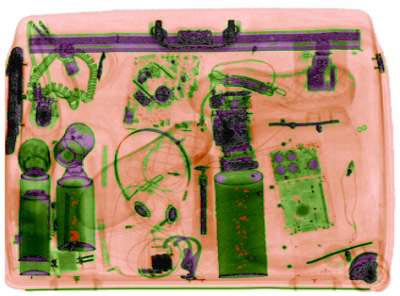
%> input picture añia.jpg, 400 x 296 px
$ octave aeropuerto.m   (GNU Octave 9; MATLAB toolbox functions it lacks are replaced by stand-ins)
%> lines starting %> are read from the running program, lines starting %| are printed output that depends on the picture
% Lee la imagen en escala de grises
grayImage = imread('C:\Users\USER 2022\OneDrive\Escritorio\PDI\añia.jpg');
%> grayImage is the input picture: size 296x400x3 uint8; mean R, G, B 173.9, 146.6, 116.1

% Verifica si la imagen es en escala de grises
if size(grayImage, 3) == 3
    grayImage = rgb2gray(grayImage);
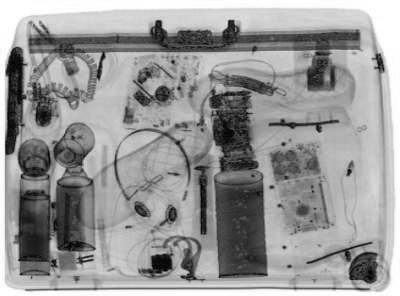
%> grayImage: size 296x400 uint8; min 0, max 255, mean 151.3
end

% Aplica la transformación de pseudocolor
% Puedes usar la función ind2rgb con un mapa de colores predefinido
colormapName = 'jet'; % Puedes cambiar a otros como 'hsv', 'hot', 'parula', etc.
coloredImage = ind2rgb(gray2ind(grayImage, 256), colormap(colormapName));
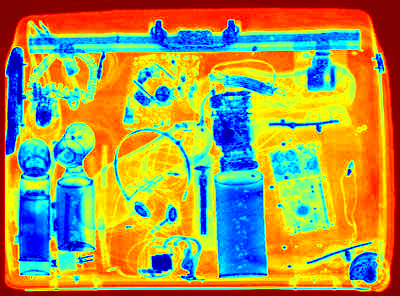
%> coloredImage: size 296x400x3 double; mean R, G, B 0.642, 0.596, 0.312

% Muestra la imagen original y la imagen con pseudocolor
figure;
subplot(1, 2, 1);
imshow(grayImage);
title('Imagen en Escala de Grises');

subplot(1, 2, 2);
imshow(coloredImage);
title(['Imagen con Pseudocolor (' colormapName ')']);

$ run again, with craneo2.jpg copied over añia.jpg
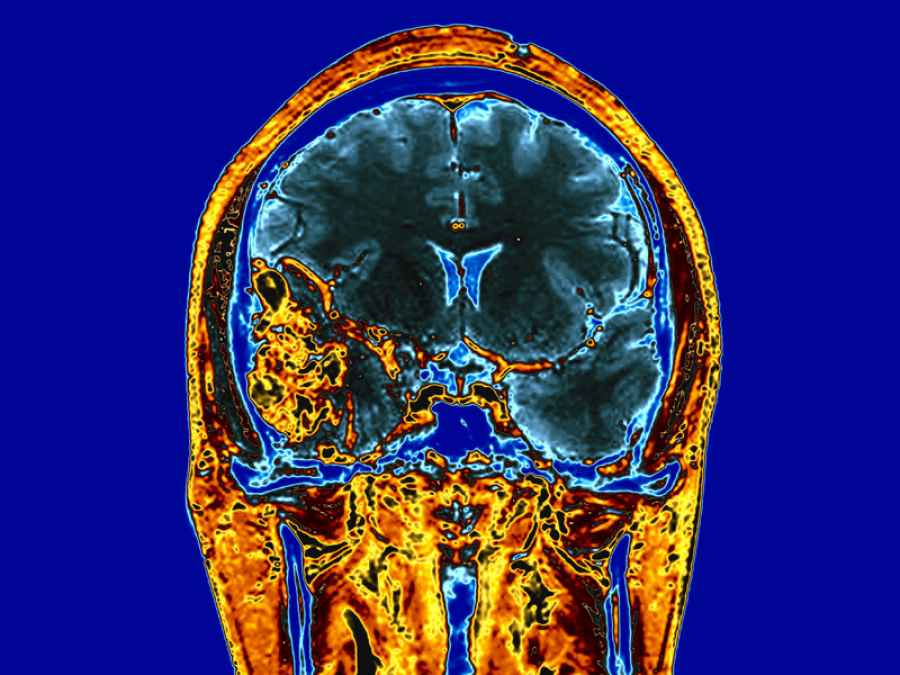
%> input picture craneo2.jpg, 900 x 675 px
%> grayImage is the input picture: size 675x900x3 uint8; mean R, G, B 49.6, 44.7, 110.4
%> `grayImage = rgb2gray(grayImage);`:
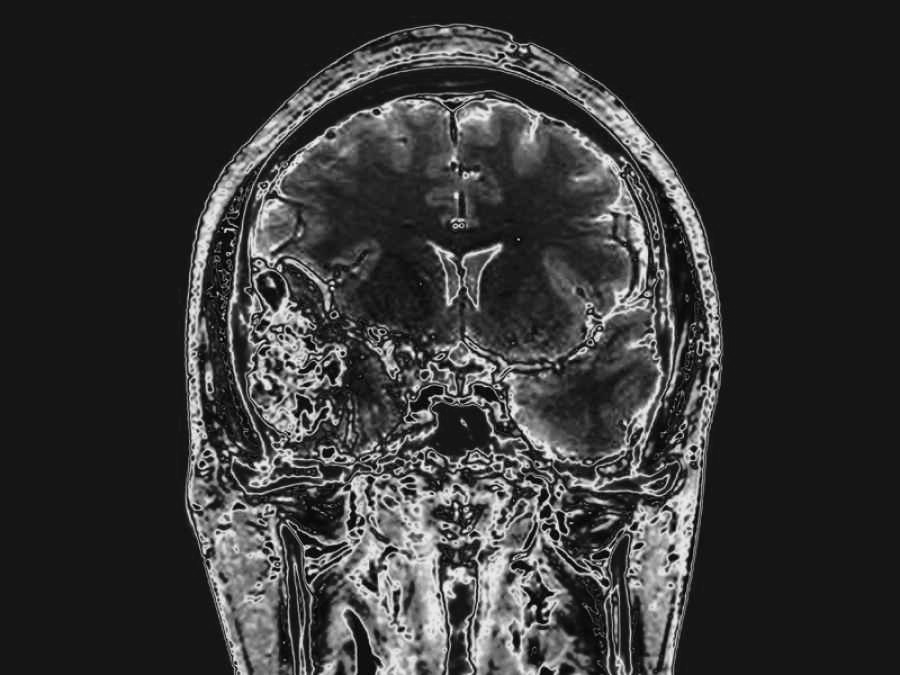
%> grayImage: size 675x900 uint8; min 0, max 248, mean 53.6
%> `coloredImage = ind2rgb(gray2ind(grayImage, 256), colormap(colormapName..`:
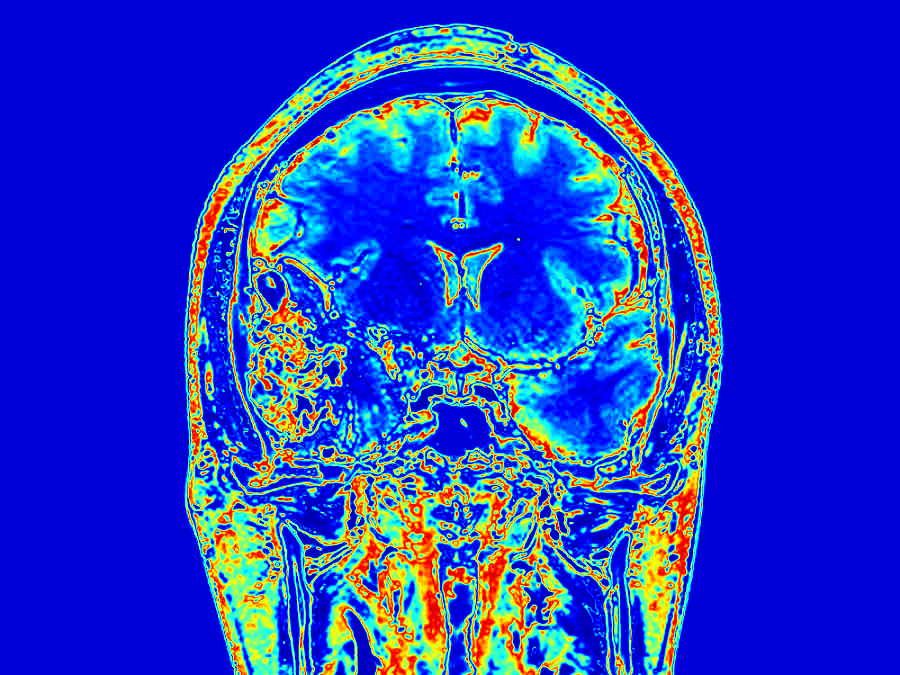
%> coloredImage: size 675x900x3 double; mean R, G, B 0.133, 0.226, 0.772

$ run again, with diente3.jpg copied over añia.jpg
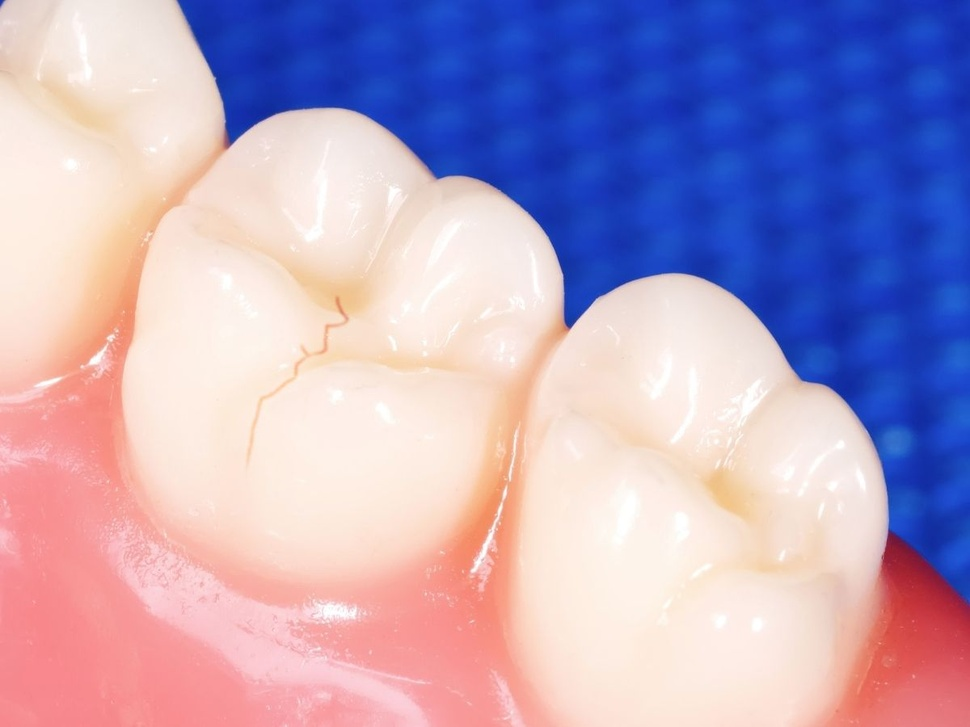
%> input picture diente3.jpg, 970 x 727 px, shrunk from 1200 x 900 before the run
%> grayImage is the input picture: size 727x970x3 uint8; mean R, G, B 180.9, 163.4, 193.3
%> `grayImage = rgb2gray(grayImage);`:
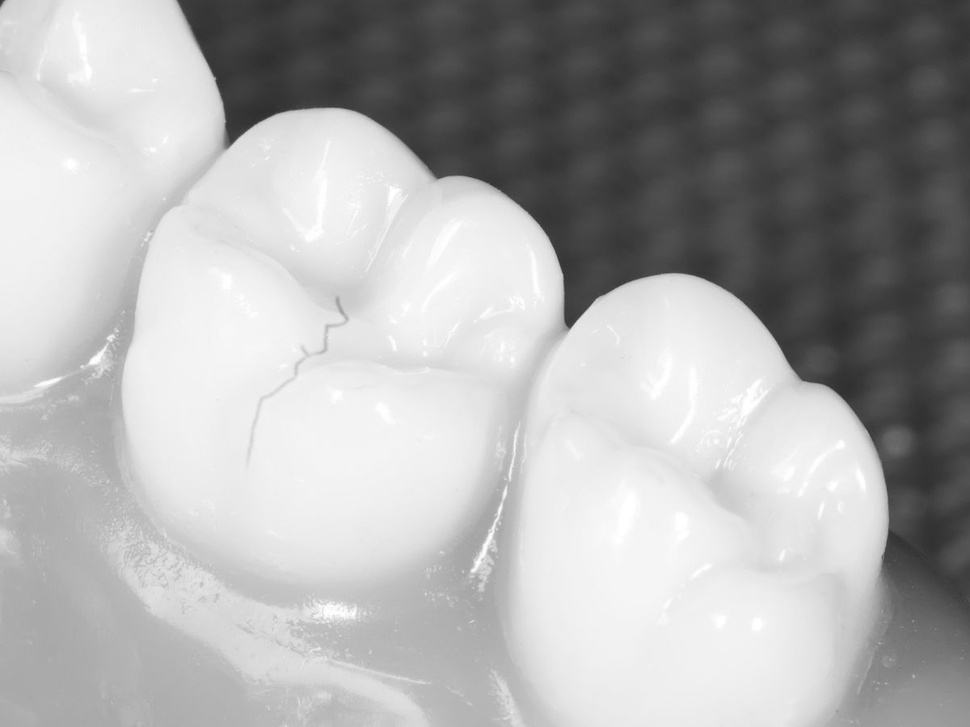
%> grayImage: size 727x970 uint8; min 44, max 255, mean 172
%> `coloredImage = ind2rgb(gray2ind(grayImage, 256), colormap(colormapName..`:
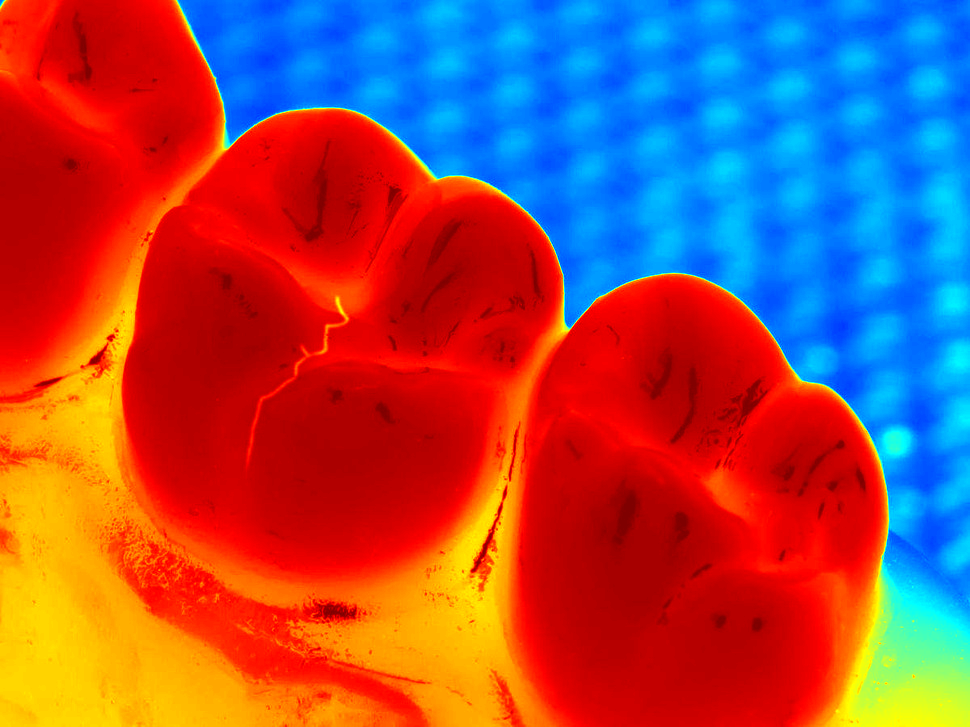
%> coloredImage: size 727x970x3 double; mean R, G, B 0.609, 0.295, 0.308
